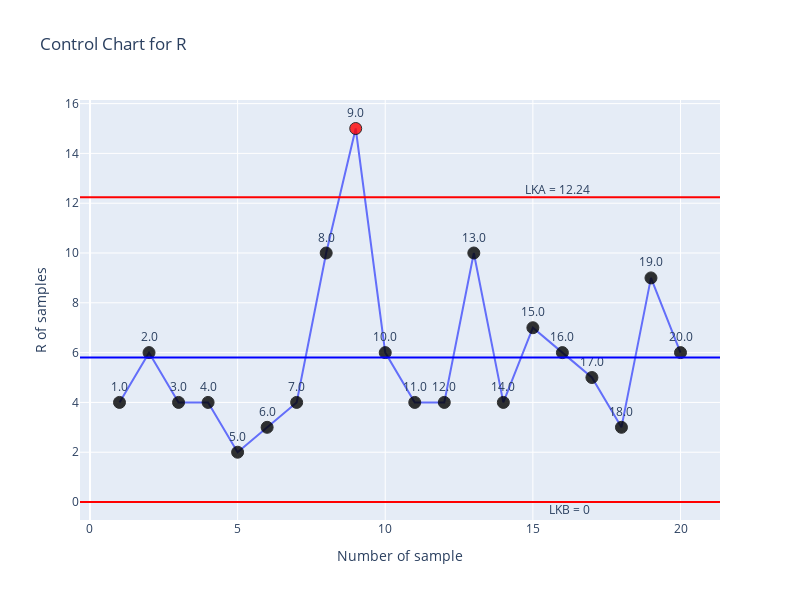

Source (notebook cell):
### Code cell
fig = go.Figure()
fig.add_trace(go.Scatter(
    x=data["Sample"],
    y=data["R"],
    mode='lines+markers+text',
    name = 'Sample R',
    text = labels,
    textposition="top center",
    marker=dict(
        size=12,
        color=['black' if 0 <= y <= LKA_R else 'red' for y in data["R"]],
        opacity=0.8,
        line=dict(width=1, color='black')
    )
))

fig.add_hline(y=LKA_R, line=dict(color='Red'))
fig.add_hline(y=mean_R, line=dict(color='Blue'))
fig.add_hline(y=LKB_R, line=dict(color='Red'))

fig.add_annotation(text=f"LKA = {round(LKA_R,2)}", xref="paper", yref="y", x=0.8, y=LKA_R+0.3, showarrow=False)
fig.add_annotation(text=f"LKB = {round(LKB_R,2)}", xref="paper", yref="y", x=0.8, y=LKB_R-0.3, showarrow=False)

fig.update_layout(
    title='Control Chart for R',
    xaxis_title='Number of sample',
    yaxis_title='R of samples',
    width=800,
    height=600
)

### Figure 1 — Plotly figure (JSON) as saved in the notebook; plotly's stock layout.template omitted (floating-point values rounded to 4 significant figures)
{"data": [{"marker": {"color": ["black", "black", "black", "black", "black", "black", "black", "black", "red", "black", "black", "black", "black", "black", "black", "black", "black", "black", "black", "black", "black"], "line": {"color": "black", "width": 1}, "opacity": 0.8, "size": 12}, "mode": "lines+markers+text", "name": "Sample R", "text": ["1.0", "2.0", "3.0", "4.0", "5.0", "6.0", "7.0", "8.0", "9.0", "10.0", "11.0", "12.0", "13.0", "14.0", "15.0", "16.0", "17.0", "18.0", "19.0", "20.0", "nan"], "textposition": "top center", "type": "scatter", "x": [1, 2, 3, 4, 5, 6, 7, 8, 9, 10, 11, 12, 13, 14, 15, 16, 17, 18, 19, 20, null], "y": [4, 6, 4, 4, 2, 3, 4, 10, 15, 6, 4, 4, 10, 4, 7, 6, 5, 3, 9, 6, 5.8]}], "layout": {"annotations": [{"showarrow": false, "text": "LKA = 12.24", "x": 0.8, "xref": "paper", "y": 12.54, "yref": "y"}, {"showarrow": false, "text": "LKB = 0", "x": 0.8, "xref": "paper", "y": -0.3, "yref": "y"}], "height": 600, "shapes": [{"line": {"color": "Red"}, "type": "line", "x0": 0, "x1": 1, "xref": "x domain", "y0": 12.24, "y1": 12.24, "yref": "y"}, {"line": {"color": "Blue"}, "type": "line", "x0": 0, "x1": 1, "xref": "x domain", "y0": 5.8, "y1": 5.8, "yref": "y"}, {"line": {"color": "Red"}, "type": "line", "x0": 0, "x1": 1, "xref": "x domain", "y0": 0, "y1": 0, "yref": "y"}], "title": {"text": "Control Chart for R"}, "width": 800, "xaxis": {"title": {"text": "Number of sample"}}, "yaxis": {"title": {"text": "R of samples"}}}}
